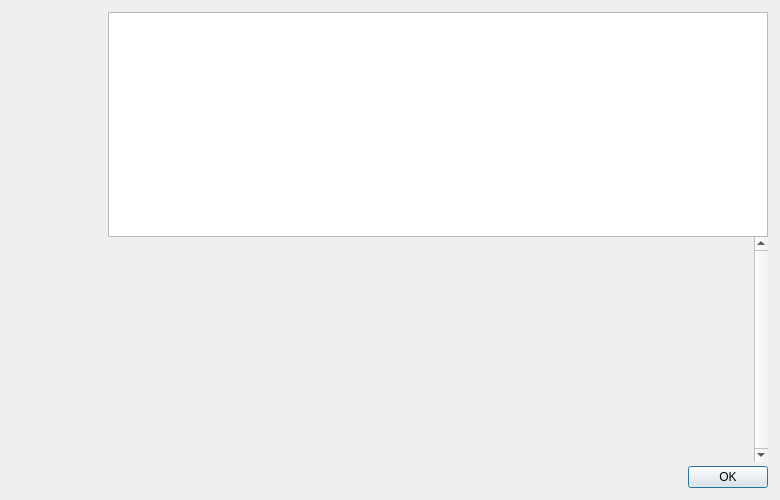
<?xml version="1.0" encoding="UTF-8"?>
<ui version="4.0">
 <class>HelpMessageDialog</class>
 <widget class="QDialog" name="HelpMessageDialog">
  <property name="geometry">
   <rect>
    <x>0</x>
    <y>0</y>
    <width>780</width>
    <height>500</height>
   </rect>
  </property>
  <property name="maximumSize">
   <size>
    <width>16777215</width>
    <height>500</height>
   </size>
  </property>
  <property name="windowTitle">
   <string notr="true">Rizcoin Core - Command-line options</string>
  </property>
  <layout class="QHBoxLayout" name="horizontalLayout_2">
   <property name="spacing">
    <number>0</number>
   </property>
   <property name="leftMargin">
    <number>12</number>
   </property>
   <property name="topMargin">
    <number>12</number>
   </property>
   <property name="rightMargin">
    <number>12</number>
   </property>
   <property name="bottomMargin">
    <number>12</number>
   </property>
   <item>
    <layout class="QVBoxLayout" name="verticalLayoutLogo" stretch="0">
     <property name="leftMargin">
      <number>0</number>
     </property>
     <property name="topMargin">
      <number>0</number>
     </property>
     <property name="rightMargin">
      <number>0</number>
     </property>
     <item>
      <widget class="QLabel" name="aboutLogo">
       <property name="sizePolicy">
        <sizepolicy hsizetype="Preferred" vsizetype="Ignored">
         <horstretch>0</horstretch>
         <verstretch>0</verstretch>
        </sizepolicy>
       </property>
       <property name="minimumSize">
        <size>
         <width>96</width>
         <height>464</height>
        </size>
       </property>
       <property name="maximumSize">
        <size>
         <width>96</width>
         <height>564</height>
        </size>
       </property>
       <property name="baseSize">
        <size>
         <width>96</width>
         <height>564</height>
        </size>
       </property>
       <property name="autoFillBackground">
        <bool>false</bool>
       </property>
       <property name="pixmap">
        <pixmap resource="../rizcoin.qrc">:/images/drkblue/about</pixmap>
       </property>
       <property name="scaledContents">
        <bool>false</bool>
       </property>
       <property name="alignment">
        <set>Qt::AlignLeading|Qt::AlignLeft|Qt::AlignTop</set>
       </property>
      </widget>
     </item>
    </layout>
   </item>
   <item>
    <layout class="QVBoxLayout" name="verticalLayout">
     <item>
      <widget class="QTextEdit" name="helpMessage">
       <property name="readOnly">
        <bool>true</bool>
       </property>
      </widget>
     </item>
     <item>
      <widget class="QScrollArea" name="scrollArea">
       <property name="frameShape">
        <enum>QFrame::NoFrame</enum>
       </property>
       <property name="verticalScrollBarPolicy">
        <enum>Qt::ScrollBarAlwaysOn</enum>
       </property>
       <property name="widgetResizable">
        <bool>true</bool>
       </property>
       <widget class="QWidget" name="scrollAreaWidgetContents">
        <property name="geometry">
         <rect>
          <x>0</x>
          <y>0</y>
          <width>630</width>
          <height>201</height>
         </rect>
        </property>
        <layout class="QVBoxLayout" name="verticalLayout_2">
         <item>
          <widget class="QLabel" name="aboutMessage">
           <property name="cursor">
            <cursorShape>IBeamCursor</cursorShape>
           </property>
           <property name="textFormat">
            <enum>Qt::PlainText</enum>
           </property>
           <property name="alignment">
            <set>Qt::AlignLeading|Qt::AlignLeft|Qt::AlignTop</set>
           </property>
           <property name="openExternalLinks">
            <bool>true</bool>
           </property>
           <property name="textInteractionFlags">
            <set>Qt::LinksAccessibleByMouse|Qt::TextSelectableByKeyboard|Qt::TextSelectableByMouse</set>
           </property>
          </widget>
         </item>
        </layout>
       </widget>
      </widget>
     </item>
     <item>
      <spacer name="verticalSpacer">
       <property name="orientation">
        <enum>Qt::Vertical</enum>
       </property>
       <property name="sizeType">
        <enum>QSizePolicy::Fixed</enum>
       </property>
       <property name="sizeHint" stdset="0">
        <size>
         <width>4</width>
         <height>4</height>
        </size>
       </property>
      </spacer>
     </item>
     <item>
      <widget class="QDialogButtonBox" name="okButton">
       <property name="orientation">
        <enum>Qt::Horizontal</enum>
       </property>
       <property name="standardButtons">
        <set>QDialogButtonBox::Ok</set>
       </property>
      </widget>
     </item>
    </layout>
   </item>
  </layout>
 </widget>
 <resources>
  <include location="../rizcoin.qrc"/>
 </resources>
 <connections>
  <connection>
   <sender>okButton</sender>
   <signal>accepted()</signal>
   <receiver>HelpMessageDialog</receiver>
   <slot>accept()</slot>
   <hints>
    <hint type="sourcelabel">
     <x>20</x>
     <y>20</y>
    </hint>
    <hint type="destinationlabel">
     <x>20</x>
     <y>20</y>
    </hint>
   </hints>
  </connection>
  <connection>
   <sender>okButton</sender>
   <signal>rejected()</signal>
   <receiver>HelpMessageDialog</receiver>
   <slot>reject()</slot>
   <hints>
    <hint type="sourcelabel">
     <x>20</x>
     <y>20</y>
    </hint>
    <hint type="destinationlabel">
     <x>20</x>
     <y>20</y>
    </hint>
   </hints>
  </connection>
 </connections>
</ui>
